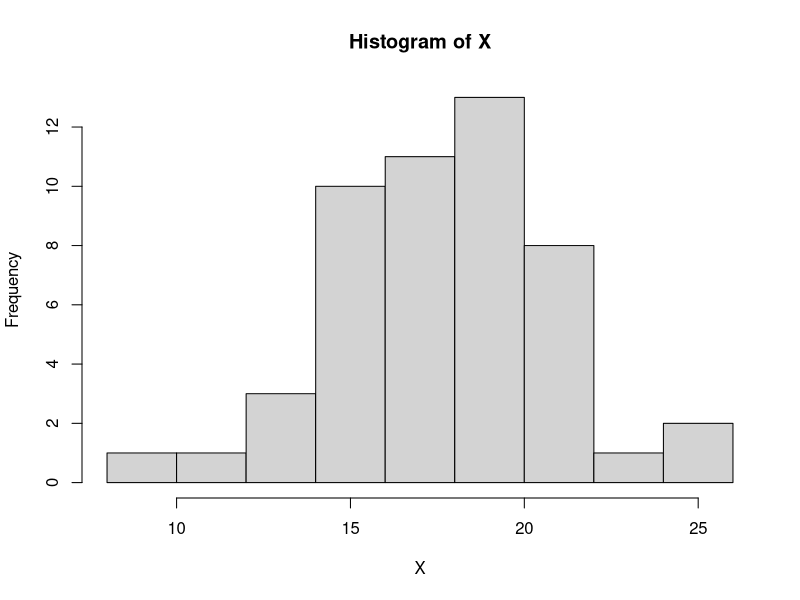
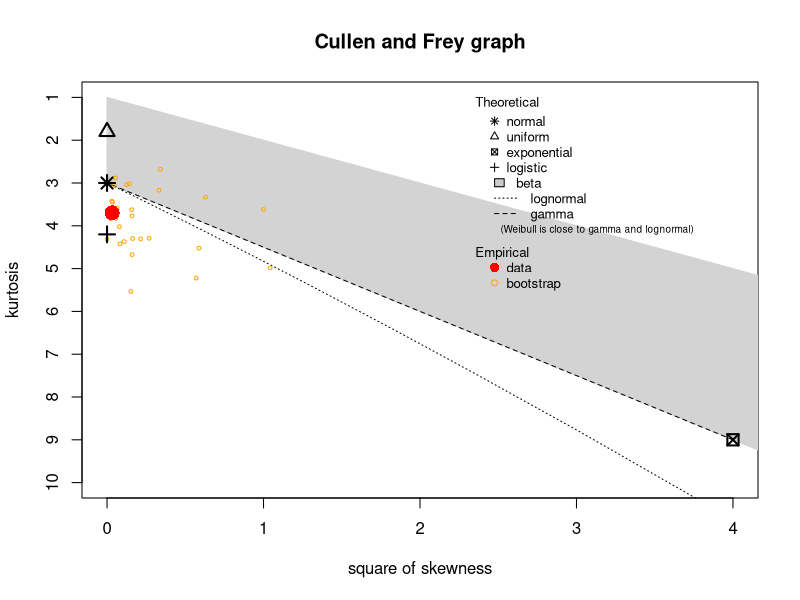
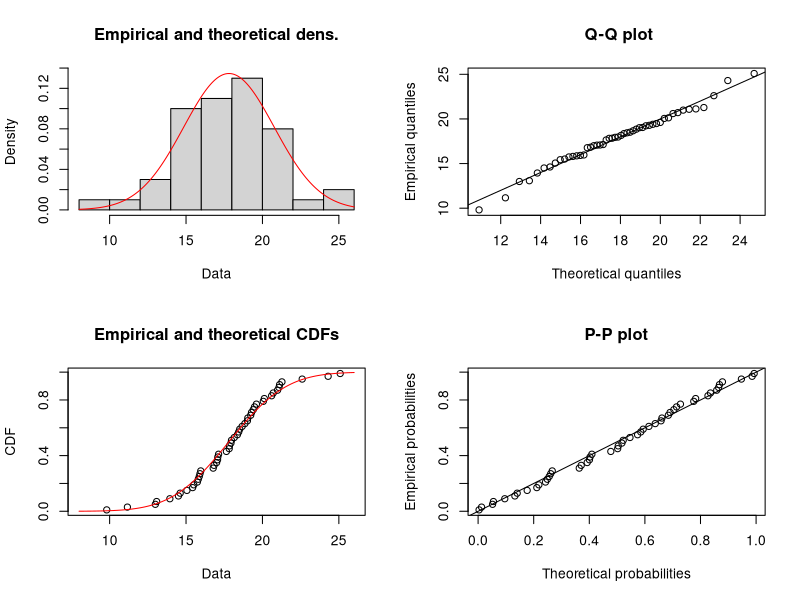
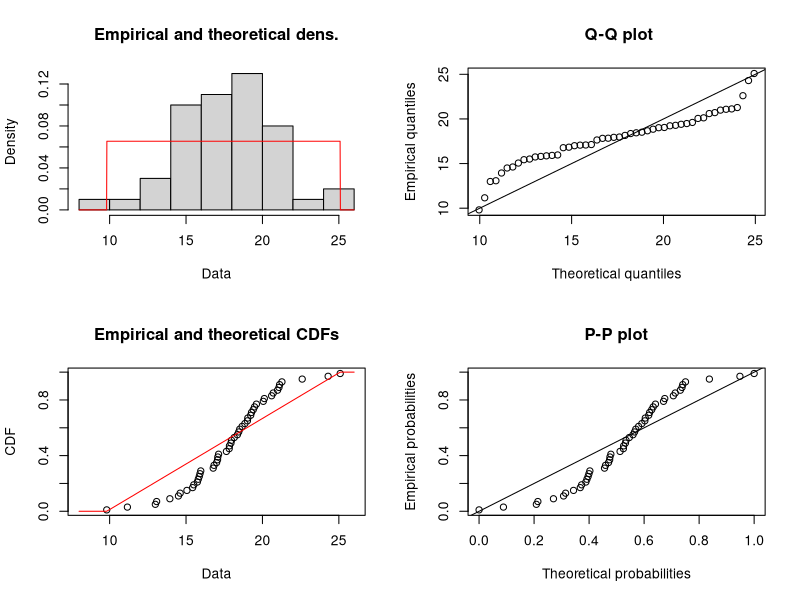

The R script that drew these images, in order: (Note: this script raises an error after producing the figures.)
## ---- chunk 1
library(fitdistrplus)
library(dplyr)
## ---- chunk 2
X <- rnorm(50, mean = 17, sd = 3)
## ---- chunk 3
hist(X)
## ---- chunk 4
descdist(X, boot = 30)
## ---- chunk 5
FDN <- fitdist(X, "norm")
## ---- chunk 6
FDU <- fitdist(X, "unif")
## ---- chunk 7
plot(FDN)
## ---- chunk 8
plot(FDU)
## ---- chunk 9
library(fitdistrplus)
## ---- chunk 10
descdist(encuesta$Salary)
## ---- chunk 11
FDG <- fitdist(encuesta$Salary, "gamma", start = list(shape = 1, scale = 2))
FDG
## ---- chunk 12
plot(FDG, pch = ".", col = "blue")
## ---- chunk 13
hist(encuesta$Salary, prob = TRUE, breaks = 20)
Xs <- seq(0, 280000, by = 10)
lines(Xs, dgamma(Xs, shape = 1.847037, scale = 41656.428380), col = "red")
## ---- chunk 14
median(encuesta$Salary)
mean(encuesta$Salary)
## ---- chunk 15
boxplot(encuesta$Salary, horizontal = T)
## ---- chunk 16
hist(encuesta$Salary, prob = TRUE, xlim = c(60000,300000))

pruebaSalary <- encuesta %>% filter(Salary > 30000 & Salary < 70000)
hist(pruebaSalary$Salary, breaks = 10)
## ---- chunk 17
number <- encuesta %>% filter(Salary > 30000 & Salary < 70000) %>% count()/nrow(encuesta)
number
## ---- chunk 18
descdist(pruebaSalary$Salary)
## ---- chunk 19
FDUnif <- fitdist(pruebaSalary$Salary, "unif")
FDUnif
## ---- chunk 20
plot(FDUnif, pch = ".", col = "blue")
## ---- chunk 21
hist(pruebaSalary$Salary, prob = TRUE, breaks = 10)
Xs <- seq(0, 280000, by = 10)
lines(Xs, dunif(Xs,FDUnif$estimate[1],FDUnif$estimate[2]), col = "red", lwd = 2)
## ---- chunk 22
Ex <- (30000 + 70000)/2
Ex
mean(pruebaSalary$Salary)
## ---- chunk 23
sd(pruebaSalary$Salary)


varx <- (70000 - 30000)^2/12
sqrt(varx)
## ---- chunk 24
pnorm(23/7,lower.tail = FALSE)
## ---- chunk 25
library()
## ---- chunk 26
segmento <- encuesta %>% filter( Salary >= 3600  & Salary <= 250000) 

segmento
## ---- chunk 27
hist(segmento$Salary)
## ---- chunk 28

FDG <- fitdist(encuesta$Salary, "gamma", start = list(shape = 1, scale = 2))
